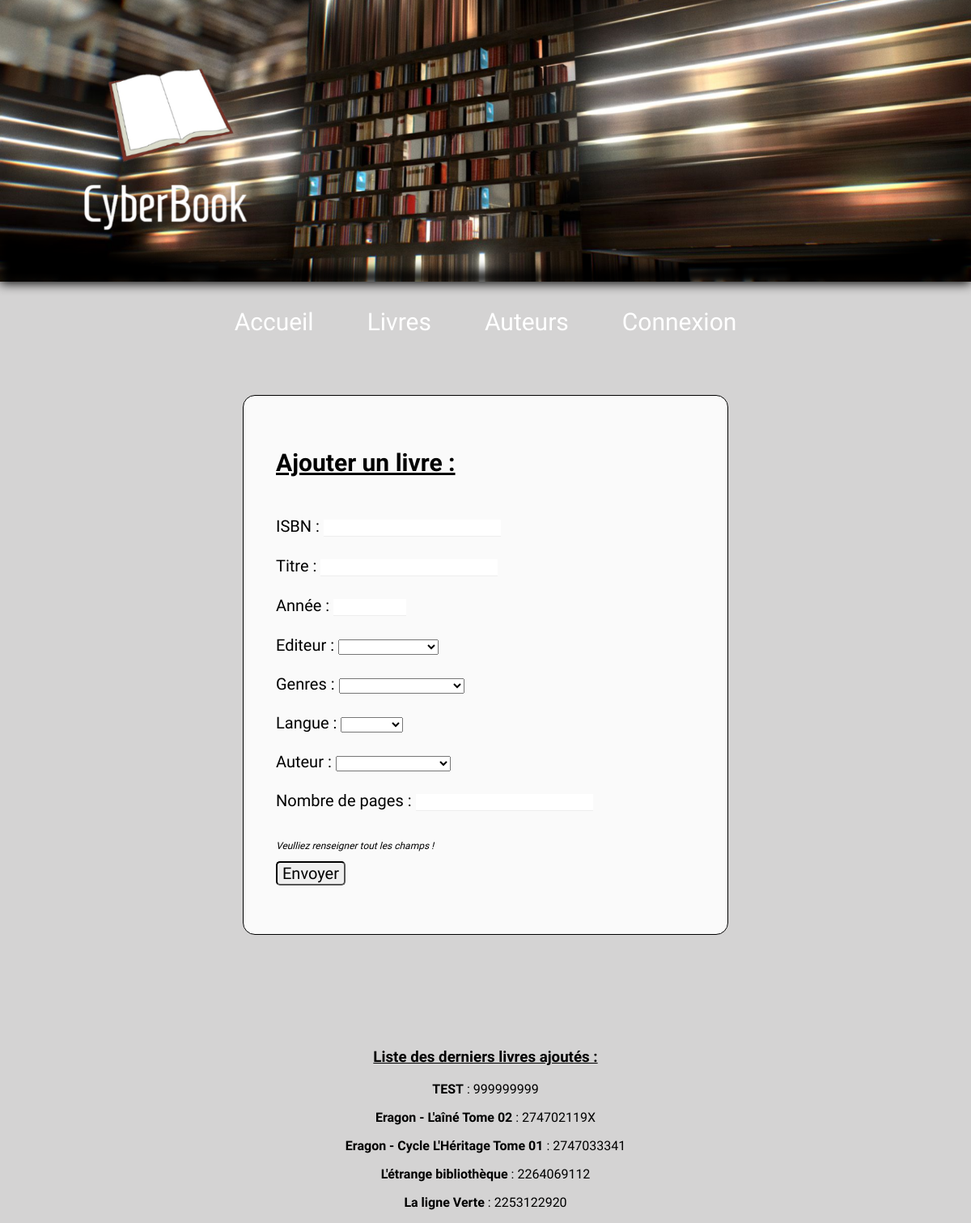
The page /AjoutL.php on the database its author committed.
### tables this page shows
CREATE TABLE IF NOT EXISTS `livre` (
  `id` int(11) NOT NULL AUTO_INCREMENT,
  `isbn` varchar(15) NOT NULL,
  `titre` varchar(500) NOT NULL,
  `editeur` int(11) NOT NULL,
  `annee` int(11) DEFAULT NULL,
  `genre` int(11) DEFAULT NULL,
  `langue` int(11) DEFAULT NULL,
  `nbpages` int(11) DEFAULT NULL,
  `reservation` int(11) NOT NULL DEFAULT '0',
  PRIMARY KEY (`isbn`),
  UNIQUE KEY `id` (`id`)
);

### src/AjoutL.php (the view, shortened to what this page needs)
<!DOCTYPE html>
<html>
    <head>
    	<link rel="stylesheet" type="text/css" href="css/style_ajout.css">
    </head>
    <body>
    	<?php include "header.php" ?>
        <?php include "bdd.php"?>
        <?php $editeur = $bdd->query('SELECT * FROM editeur');?>
        <?php $langue = $bdd->query('SELECT * FROM langue');?>
        <?php $genre = $bdd->query('SELECT * FROM genre');?>
        <?php $auteur = $bdd->query('SELECT * FROM personne');?>
    <form class="formulaire" action="Ajout_Post.php" onsubmit="return verifLivre()" method="POST">
        <p> <h2 style="text-decoration: underline;">Ajouter un livre : </h2><br>
        <label for="isbn">ISBN</label> : <input  class="input" type="text" name="isbn" id="isbn" /><br /><br /><span id=missISBN></span>
        <label for="titre">Titre</label> :  <input  class="input"type="text" name="titre" id="titre" /><br /><br />
        <label for="annee">Année</label> :  <input  class="input"type="number" min="1500" max="2020" step="1" name="annee" id="annee" /><br /><br />
        <label for="editeur">Editeur</label> :
         <select name="editeur" id="editeur">
         <option value="">
            <?php foreach($editeur as $edi):?>
            <option value="<?= $edi['id']?>"><?= $edi['editeur']?>
            <?php endforeach ?>
        </select><br><br>
        <label for="genre">Genres</label> :
         <select name="genre" id="genre">
         <option value="">
            <?php foreach($genre as $g):?>
            <option value="<?= $g['id']?>"><?= $g['libelle'] ?>
            <?php endforeach ?>
        </select><br><br>
        <label for="langue">Langue</label> :
         <select name="langue" id="langue">
         <option value="">
            <?php foreach($langue as $la):?>
            <option value="<?= $la['id']?>"><?= $la['langue'] ?>
            <?php endforeach ?>
        </select><br><br>
        <label for="langue">Auteur</label> :
         <select name="auteur" id="auteur">
         <option value="">
            <?php foreach($auteur as $a):?>
            <option value="<?= $a['id']?>"><?= $a['prenom']?> - <?=$a['nom']?>
            <?php endforeach ?>
        </select><br><br>
        <label for="nbpages">Nombre de pages</label> :  <input class="input" type="text" name="nbpages" id="nbpages" value="" /><br /><br />
        <p style="font-size: 12px;"><em>Veulliez renseigner tout les champs !</em></p>
        <input style="text-align: center;" class="button" type="submit" value="Envoyer" id="envoi" /><br />
	</p>
    </form>
<section style="text-align: center;">
<h3 style="text-decoration: underline;">Liste des derniers livres ajoutés :</h3>
<?php
$reponse = $bdd->query('SELECT isbn, titre FROM livre ORDER BY id DESC LIMIT 0, 5');
while ($donnees = $reponse->fetch())
{
	echo '<p><strong>' . htmlspecialchars($donnees['titre']) . '</strong> : ' . htmlspecialchars($donnees['isbn']) . '</p>';
}
?>
</section>
    </body>
</html>

### src/css/style_ajout.css (style rules this page uses)
.formulaire { border: 1px solid black; border-style: 10px outset; border-radius: 15px; background-color: #fafafa; margin-left: 15em; margin-right: 15em; margin-top: 4.5em; margin-bottom: 7em; padding: 2em; }
.input { border: none; border-bottom: 1px groove; font-size: 15px;; }
form { font-size: 20px; }
.button { font-size: 20px; border-radius: 5px; border-style: inset; }

### src/header.php (style rules this page uses)
body, html { margin: 0 ; padding: 0 ; background-color: #D4D3D3 ; }
* { font-family: 'Homenaje', sans-serif; }

### rows shown on the page
livre: titre "TEST", isbn "999999999"
livre: titre "Eragon - L'aîné Tome 02", isbn "274702119X"
livre: titre "Eragon - Cycle L'Héritage Tome 01", isbn "2747033341"
livre: titre "L'étrange bibliothèque", isbn "2264069112"
livre: titre "La ligne Verte", isbn "2253122920"
